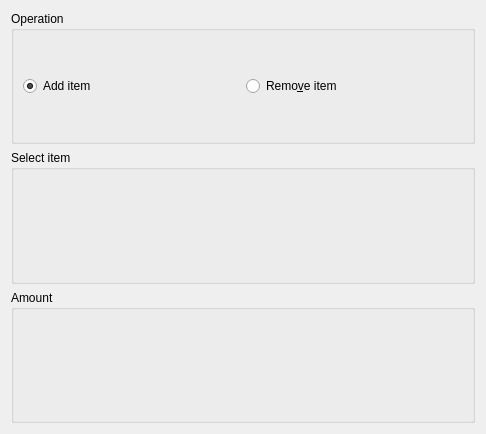
<?xml version="1.0" encoding="UTF-8"?>
<ui version="4.0">
 <class>ChangeItemWidget</class>
 <widget class="QWidget" name="ChangeItemWidget">
  <property name="geometry">
   <rect>
    <x>0</x>
    <y>0</y>
    <width>486</width>
    <height>434</height>
   </rect>
  </property>
  <layout class="QVBoxLayout" name="verticalLayout">
   <item>
    <widget class="QGroupBox" name="groupBox">
     <property name="title">
      <string>Operation</string>
     </property>
     <layout class="QHBoxLayout" name="horizontalLayout">
      <item>
       <widget class="QRadioButton" name="radioOpAdd">
        <property name="text">
         <string>Add item</string>
        </property>
        <property name="checked">
         <bool>true</bool>
        </property>
        <attribute name="buttonGroup">
         <string notr="true">groupOp_arg0</string>
        </attribute>
       </widget>
      </item>
      <item>
       <widget class="QRadioButton" name="radioOpRemove">
        <property name="text">
         <string>Remo&amp;ve item</string>
        </property>
        <attribute name="buttonGroup">
         <string notr="true">groupOp_arg0</string>
        </attribute>
       </widget>
      </item>
     </layout>
    </widget>
   </item>
   <item>
    <widget class="QGroupBox" name="groupBox_2">
     <property name="title">
      <string>Select item</string>
     </property>
     <layout class="QGridLayout" name="gridLayout">
      <item row="0" column="0">
       <widget class="ItemOperandWidget" name="operandItem_arg1" native="true"/>
      </item>
     </layout>
    </widget>
   </item>
   <item>
    <widget class="QGroupBox" name="groupBox_3">
     <property name="title">
      <string>Amount</string>
     </property>
     <layout class="QGridLayout" name="gridLayout_2">
      <item row="0" column="1">
       <widget class="ValueOperandWidget" name="operandAmount_arg3" native="true"/>
      </item>
     </layout>
    </widget>
   </item>
  </layout>
 </widget>
 <customwidgets>
  <customwidget>
   <class>ItemOperandWidget</class>
   <extends>QWidget</extends>
   <header>ui/common/operand_widget.h</header>
   <container>1</container>
  </customwidget>
  <customwidget>
   <class>ValueOperandWidget</class>
   <extends>QWidget</extends>
   <header>ui/common/operand_widget.h</header>
   <container>1</container>
  </customwidget>
 </customwidgets>
 <resources/>
 <connections/>
 <slots>
  <slot>helpRequested()</slot>
 </slots>
 <buttongroups>
  <buttongroup name="groupOp_arg0"/>
 </buttongroups>
</ui>
